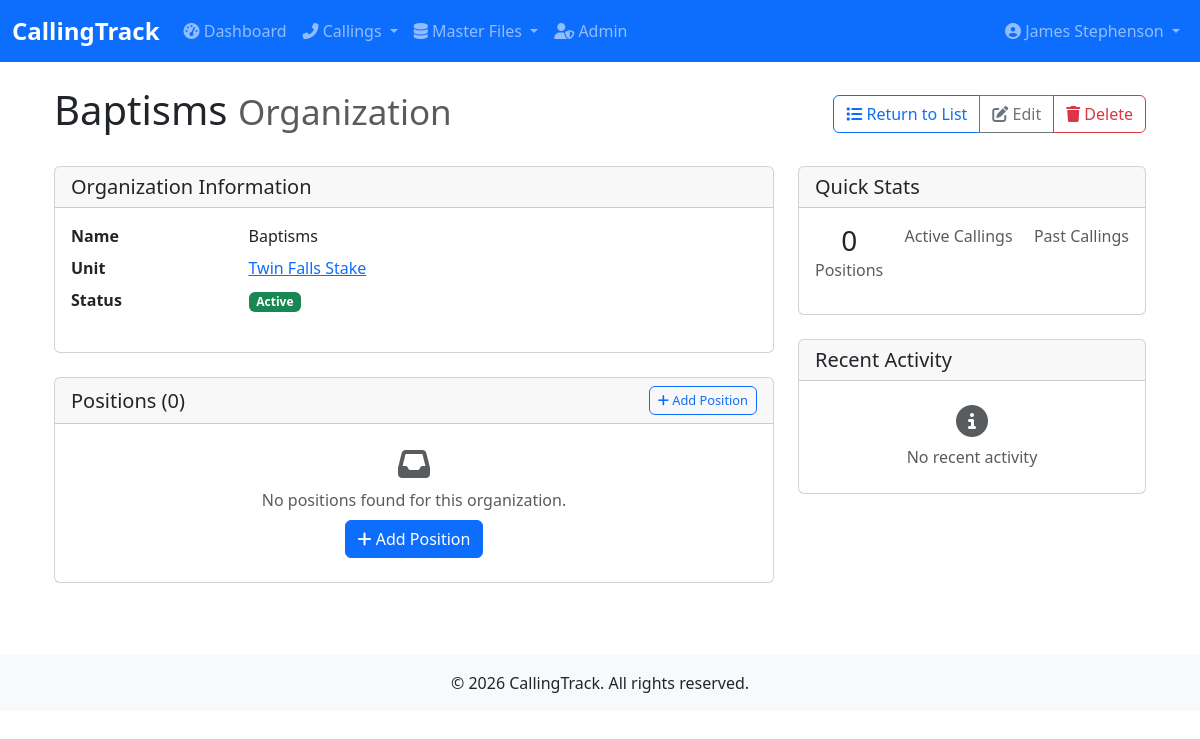
Screenshot of /callings/organizations/9/ (signed in) with the database file from the repository.
### accounts/models.py (models this page shows, shortened)
class User(AbstractUser):
    email = models.EmailField(_('email address'), unique=True)
    phone = models.CharField(_('phone number'), max_length=20, blank=True)
    class Meta:
        verbose_name = _('user')
        verbose_name_plural = _('users')

### callings/models.py (models this page shows, shortened)
class Organization(models.Model):
    name = models.CharField(max_length=100, unique=True)
    description = models.TextField(blank=True, null=True)
    unit = models.ForeignKey(Unit, on_delete=models.CASCADE, related_name='organizations', null=True, blank=True)
    leader = models.CharField(max_length=200, blank=True, null=True)
    is_active = models.BooleanField(default=True, help_text="Whether this organization is currently active")
    created_at = models.DateTimeField(auto_now_add=True)
    updated_at = models.DateTimeField(auto_now=True)
    class Meta:
        ordering = ['name']

class Unit(models.Model):
    UNIT_TYPES = [
        ('WARD', 'Ward'),
        ('BRANCH', 'Branch'),
        ('STAKE', 'Stake'),
    ]
    name = models.CharField(max_length=100)
    unit_type = models.CharField(max_length=10, choices=UNIT_TYPES)
    parent_unit = models.ForeignKey('self', on_delete=models.SET_NULL, null=True, blank=True, related_name='child_units')
    meeting_time = models.TimeField(null=True, blank=True, help_text="Regular meeting time for this unit")
    location = models.CharField(max_length=200, blank=True, help_text="Physical location of the unit")
    is_active = models.BooleanField(default=True, help_text="Whether this unit is currently active")
    sort_order = models.PositiveSmallIntegerField(
        default=0,
        help_text="Order in which units should be displayed (lower numbers first)"
    )
    created_at = models.DateTimeField(auto_now_add=True)
    updated_at = models.DateTimeField(auto_now=True)
    class Meta:
        ordering = ['sort_order', 'name']

### callings/views.py (the view)
# urls.py: path('organizations/<int:pk>/', views.OrganizationDetailView.as_view(), name='organization-detail'),
class OrganizationDetailView(LoginRequiredMixin, TitleMixin, DetailView):
    model = Organization
    template_name = 'callings/organization/organization_detail.html'
    context_object_name = 'organization'
    def get_title(self):
        return f"Organization: {self.get_object().name}"

### callings/views.py (called while the page is built)
    def get_context_data(self, **kwargs):
        context = super().get_context_data(**kwargs)
        context['title'] = self.get_title()
        return context

### callings/templates/callings/organization/organization_detail.html (shortened to what this page needs)
{% extends 'callings/base.html' %}
{% block content %}
<div class="container">
    <div class="d-flex justify-content-between align-items-center mb-4">
        <h1>{{ object.name }} <small class="text-muted">Organization</small></h1>
        <div class="btn-group" role="group">
            <a href="{% url 'callings:organization-list' %}" class="btn btn-outline-primary">
                <i class="fas fa-list"></i> Return to List
            </a>
            <a href="{% url 'callings:organization-update' object.pk %}" class="btn btn-outline-secondary">
                <i class="fas fa-edit"></i> Edit
            </a>
            <a href="{% url 'callings:organization-delete' object.pk %}" class="btn btn-outline-danger">
                <i class="fas fa-trash"></i> Delete
            </a>
        </div>
    </div>
    <div class="row">
        <div class="col-md-8">
            <div class="card mb-4">
                <div class="card-header">
                    <h5 class="mb-0">Organization Information</h5>
                </div>
                <div class="card-body">
                    <dl class="row">
                        <dt class="col-sm-3">Name</dt>
                        <dd class="col-sm-9">{{ object.name }}</dd>
                        <dt class="col-sm-3">Unit</dt>
                        <dd class="col-sm-9">
                            {% if object.unit %}
                            <a href="{% url 'callings:unit-detail' object.unit.pk %}">
                                {{ object.unit.name }}
                            </a>
                            {% else %}
                            <span class="text-muted">No unit assigned</span>
                            {% endif %}
                        </dd>
                        <dt class="col-sm-3">Status</dt>
                        <dd class="col-sm-9">
                            <span class="badge bg-{% if object.is_active %}success{% else %}secondary{% endif %}">
                                {% if object.is_active %}Active{% else %}Inactive{% endif %}
                            </span>
                        </dd>
                    </dl>
                </div>
            </div>
            <div class="card mb-4">
                <div class="card-header">
                    <div class="d-flex justify-content-between align-items-center">
                        <h5 class="mb-0">Positions ({{ positions|length }})</h5>
                        <a href="{% url 'callings:position-create' %}?organization={{ object.pk }}" class="btn btn-sm btn-outline-primary">
                            <i class="fas fa-plus"></i> Add Position
                        </a>
                    </div>
                </div>
                <div class="card-body p-0">
                    {% if positions %}
                    <div class="list-group list-group-flush">
                        {% for position in positions %}
                        <a href="{% url 'callings:position-detail' position.pk %}" class="list-group-item list-group-item-action">
                            <div class="d-flex w-100 justify-content-between">
                                <h6 class="mb-1">{{ position.title }}</h6>
                                <small class="text-muted">
                                    {% if position.is_leadership %}<span class="badge bg-info">Leadership</span>{% endif %}
                                    {% if position.requires_setting_apart %}<span class="badge bg-warning">Requires Setting Apart</span>{% endif %}
                                </small>
                            </div>
                            <small class="text-muted">Vacant</small>
                        </a>
                        {% endfor %}
                    </div>
                    {% else %}
                    <div class="text-center p-4 text-muted">
                        <i class="fas fa-inbox fa-2x mb-2"></i>
                        <p class="mb-0">No positions found for this organization.</p>
                        <a href="{% url 'callings:position-create' %}?organization={{ object.pk }}" class="btn btn-primary mt-2">
                            <i class="fas fa-plus"></i> Add Position
                        </a>
                    </div>
                    {% endif %}
                </div>
            </div>
        </div>
        <div class="col-md-4">
            <div class="card mb-4">
                <div class="card-header">
                    <h5 class="mb-0">Quick Stats</h5>
                </div>
                <div class="card-body">
                    <div class="d-flex justify-content-between mb-3">
                        <div class="text-center">
                            <div class="h3 mb-0">{{ positions|length }}</div>
                            <div class="text-muted">Positions</div>
                        </div>
                        <div class="text-center">
                            <div class="text-muted">Active Callings</div>
                        </div>
                        <div class="text-center">
                            <div class="text-muted">Past Callings</div>
                        </div>
                    </div>
                </div>
            </div>
            <div class="card">
                <div class="card-header">
                    <h5 class="mb-0">Recent Activity</h5>
                </div>
                <div class="card-body p-0">
                    {% if recent_activity %}
                    <div class="list-group list-group-flush">
                        {% for activity in recent_activity %}
                        <div class="list-group-item
                            {% if 'created' in activity.description %}bg-light{% endif %}
                            {% if 'updated' in activity.description %}bg-light{% endif %}">
                            <div class="d-flex w-100 justify-content-between">
                                <small class="mb-1">{{ activity.description }}</small>
                                <small class="text-muted">{{ activity.timestamp|timesince }} ago</small>
                            </div>
                        </div>
                        {% endfor %}
                    </div>
                    {% else %}
                    <div class="text-center p-4 text-muted">
                        <i class="fas fa-info-circle fa-2x mb-2"></i>
                        <p class="mb-0">No recent activity</p>
                    </div>
                    {% endif %}
                </div>
            </div>
        </div>
    </div>
</div>
{% endblock %}

### callings/templates/callings/base.html (shortened to what this page needs)
<!DOCTYPE html>
{% load static %}
<html lang="en">
<head>
    <link href="https://cdn.jsdelivr.net/npm/bootstrap@5.3.0/dist/css/bootstrap.min.css" rel="stylesheet">
    <link rel="stylesheet" href="https://cdnjs.cloudflare.com/ajax/libs/font-awesome/6.4.0/css/all.min.css">
    <link rel="stylesheet" href="{% static 'css/styles.css' %}">
</head>
<body>
    <nav class="navbar navbar-expand-lg navbar-dark bg-primary">
        <div class="container-fluid">
            <a class="navbar-brand" href="{% url 'dashboard' %}">CallingTrack</a>
            <div class="collapse navbar-collapse" id="navbarNav">
                <ul class="navbar-nav me-auto">
                    <li class="nav-item">
                        <a class="nav-link" href="{% url 'dashboard' %}"><i class="fas fa-tachometer-alt"></i> Dashboard</a>
                    </li>
                    <li class="nav-item dropdown">
                        <a class="nav-link dropdown-toggle" href="#" id="callingsDropdown" role="button" data-bs-toggle="dropdown">
                            <i class="fas fa-phone-alt"></i> Callings
                        </a>
                    </li>
                    <li class="nav-item dropdown">
                        <a class="nav-link dropdown-toggle" href="#" id="masterFilesDropdown" role="button" data-bs-toggle="dropdown">
                            <i class="fas fa-database"></i> Master Files
                        </a>
                    </li>
                    {% if user.is_superuser %}
                    <li class="nav-item">
                        <a class="nav-link" href="/admin/" target="_blank"><i class="fas fa-user-shield"></i> Admin</a>
                    </li>
                    {% endif %}
                </ul>
                <ul class="navbar-nav">
                    {% if user.is_authenticated %}
                    <li class="nav-item dropdown">
                        <a class="nav-link dropdown-toggle" href="#" id="userDropdown" role="button" data-bs-toggle="dropdown">
                            <i class="fas fa-user-circle"></i> {{ user.get_full_name|default:user.username }}
                        </a>
                    </li>
                    {% else %}
                    <li class="nav-item">
                        <a class="nav-link" href="{% url 'login' %}"><i class="fas fa-sign-in-alt"></i> Login</a>
                    </li>
                    {% endif %}
                </ul>
            </div>
        </div>
    </nav>
    <main class="container mt-4">
        {% block content %}{% endblock %}
    </main>
    <footer class="bg-light mt-5 py-3">
        <div class="container text-center">
            <p class="mb-0">&copy; {% now "Y" %} CallingTrack. All rights reserved.</p>
        </div>
    </footer>
</body>
</html>

### static/css/styles.css (style rules this page uses)
body { font-family: 'Segoe UI', Tahoma, Geneva, Verdana, sans-serif; }
.navbar-brand { font-weight: bold; font-size: 1.5rem; }
.btn { border-radius: 0.375rem; font-weight: 500; }
.btn-sm { font-size: 0.8rem; }

### rows the page displays
User: get_full_name "James Stephenson"
Organization: name "Baptisms", unit.name "Twin Falls Stake"

### other values shown
{{ positions|length }} "0"
